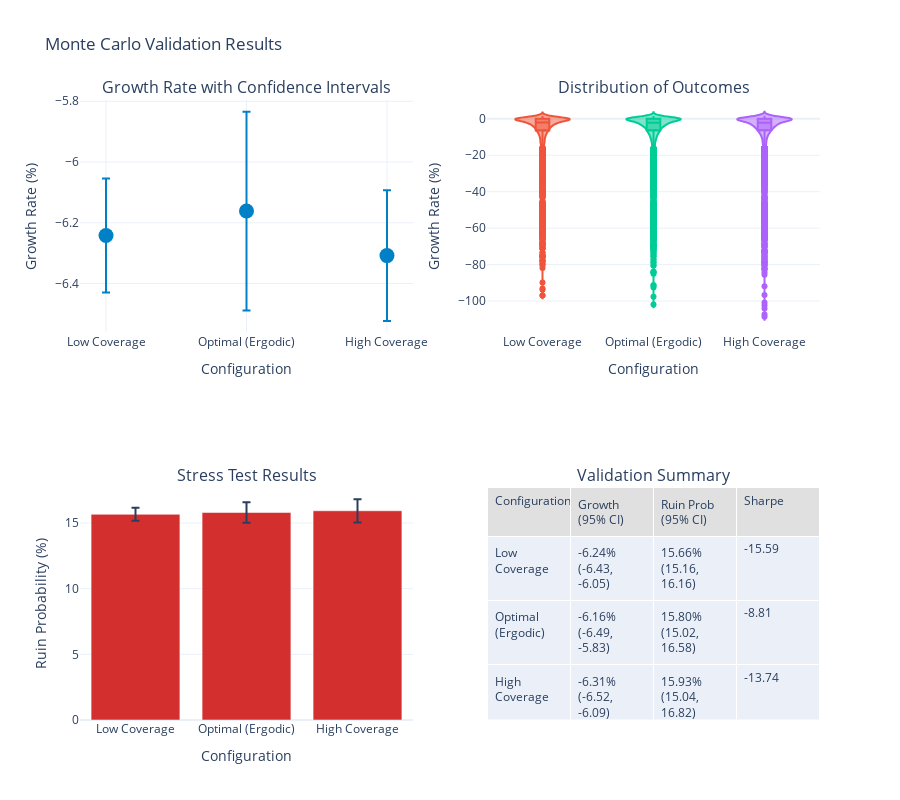

Notebook code cell kept with this figure:
### Markdown cell above
## 3. Monte Carlo Validation

### Code cell
def monte_carlo_validation():
    """Validate optimal solutions with extensive Monte Carlo analysis."""
    
    # Setup base configuration
    manufacturer_config = ManufacturerConfig(
        initial_assets=10_000_000,
        asset_turnover_ratio=0.5,
        operating_margin=0.08,
        tax_rate=0.25,
        retention_ratio=0.8
    )
    
    loss_generator = ManufacturingLossGenerator(
        attritional_params={'base_frequency': 5.0, 'severity_mean': 50_000, 'severity_cv': 0.8},
        large_params={'base_frequency': 0.5, 'severity_mean': 2_000_000, 'severity_cv': 1.2},
        catastrophic_params={'base_frequency': 0.02, 'severity_xm': 10_000_000, 'severity_alpha': 2.5},
        seed=None  # Random seed for validation
    )
    
    # Test multiple insurance configurations
    configurations = [
        {
            'name': 'Low Coverage',
            'layers': [
                EnhancedInsuranceLayer(0, 2_000_000, 0.020),
                EnhancedInsuranceLayer(2_000_000, 8_000_000, 0.010)
            ]
        },
        {
            'name': 'Optimal (Ergodic)',
            'layers': [
                EnhancedInsuranceLayer(0, 3_000_000, 0.025),
                EnhancedInsuranceLayer(3_000_000, 12_000_000, 0.012),
                EnhancedInsuranceLayer(15_000_000, 20_000_000, 0.006)
            ]
        },
        {
            'name': 'High Coverage',
            'layers': [
                EnhancedInsuranceLayer(0, 5_000_000, 0.030),
                EnhancedInsuranceLayer(5_000_000, 20_000_000, 0.015),
                EnhancedInsuranceLayer(25_000_000, 25_000_000, 0.008)
            ]
        }
    ]
    
    # Run multiple simulations for each configuration
    n_runs = 20
    n_sims_per_run = 500
    
    validation_results = []
    distribution_data = {config['name']: [] for config in configurations}
    
    for config in configurations:
        print(f"\nValidating {config['name']} configuration...")
        insurance_program = InsuranceProgram(config['layers'])
        
        growth_rates = []
        ruin_probs = []
        final_assets = []
        
        for run in range(n_runs):
            manufacturer = WidgetManufacturer(manufacturer_config)
            
            sim_config = SimulationConfig(
                n_simulations=n_sims_per_run,
                n_years=10,
                seed=None  # Random seed
            )
            
            engine = MonteCarloEngine(
                loss_generator=loss_generator,
                insurance_program=insurance_program,
                manufacturer=manufacturer,
                config=sim_config
            )
            
            results = engine.run()
            
            growth_rates.append(np.mean(results.growth_rates))
            ruin_probs.append(results.ruin_probability)
            final_assets.extend(results.final_assets)
            distribution_data[config['name']].extend(results.growth_rates)
        
        # Calculate confidence intervals
        growth_mean = np.mean(growth_rates)
        growth_std = np.std(growth_rates)
        growth_ci = stats.t.interval(0.95, len(growth_rates)-1, 
                                     loc=growth_mean, 
                                     scale=growth_std/np.sqrt(len(growth_rates)))
        
        ruin_mean = np.mean(ruin_probs)
        ruin_std = np.std(ruin_probs)
        ruin_ci = stats.t.interval(0.95, len(ruin_probs)-1,
                                   loc=ruin_mean,
                                   scale=ruin_std/np.sqrt(len(ruin_probs)))
        
        validation_results.append({
            'configuration': config['name'],
            'annual_premium': insurance_program.calculate_annual_premium(),
            'mean_growth': growth_mean,
            'growth_ci_lower': growth_ci[0],
            'growth_ci_upper': growth_ci[1],
            'mean_ruin_prob': ruin_mean,
            'ruin_ci_lower': max(0, ruin_ci[0]),
            'ruin_ci_upper': min(1, ruin_ci[1]),
            'sharpe_ratio': growth_mean / growth_std if growth_std > 0 else 0
        })
    
    validation_df = pd.DataFrame(validation_results)
    
    # Create visualization
    fig = make_subplots(
        rows=2, cols=2,
        subplot_titles=(
            'Growth Rate with Confidence Intervals',
            'Distribution of Outcomes',
            'Stress Test Results',
            'Validation Summary'
        ),
        specs=[
            [{'type': 'scatter'}, {'type': 'violin'}],
            [{'type': 'bar'}, {'type': 'table'}]
        ]
    )
    
    # Growth rate with confidence intervals
    fig.add_trace(
        go.Scatter(
            x=validation_df['configuration'],
            y=validation_df['mean_growth'] * 100,
            error_y=dict(
                type='data',
                symmetric=False,
                array=(validation_df['growth_ci_upper'] - validation_df['mean_growth']) * 100,
                arrayminus=(validation_df['mean_growth'] - validation_df['growth_ci_lower']) * 100
            ),
            mode='markers',
            marker=dict(size=15, color=WSJ_COLORS['blue']),
            name='Mean with 95% CI'
        ),
        row=1, col=1
    )
    
    # Distribution of outcomes (violin plots)
    for config_name, growth_data in distribution_data.items():
        fig.add_trace(
            go.Violin(
                y=np.array(growth_data) * 100,
                name=config_name,
                box_visible=True,
                meanline_visible=True
            ),
            row=1, col=2
        )
    
    # Stress test results
    fig.add_trace(
        go.Bar(
            x=validation_df['configuration'],
            y=validation_df['mean_ruin_prob'] * 100,
            error_y=dict(
                type='data',
                symmetric=False,
                array=(validation_df['ruin_ci_upper'] - validation_df['mean_ruin_prob']) * 100,
                arrayminus=(validation_df['mean_ruin_prob'] - validation_df['ruin_ci_lower']) * 100
            ),
            marker_color=WSJ_COLORS['red'],
            name='Ruin Probability'
        ),
        row=2, col=1
    )
    
    # Validation summary table
    fig.add_trace(
        go.Table(
            header=dict(
                values=['Configuration', 'Growth (95% CI)', 'Ruin Prob (95% CI)', 'Sharpe'],
                fill_color=WSJ_COLORS['light_gray'],
                align='left'
            ),
            cells=dict(
                values=[
                    validation_df['configuration'],
                    [f"{m*100:.2f}% ({l*100:.2f}, {u*100:.2f})" 
                     for m, l, u in zip(validation_df['mean_growth'], 
                                       validation_df['growth_ci_lower'],
                                       validation_df['growth_ci_upper'])],
                    [f"{m*100:.2f}% ({l*100:.2f}, {u*100:.2f})"
                     for m, l, u in zip(validation_df['mean_ruin_prob'],
                                       validation_df['ruin_ci_lower'],
                                       validation_df['ruin_ci_upper'])],
                    [f"{s:.2f}" for s in validation_df['sharpe_ratio']]
                ],
                align='left'
            )
        ),
        row=2, col=2
    )
    
    # Update layout
    fig.update_layout(
        height=800,
        showlegend=False,
        title_text="Monte Carlo Validation Results",
        template='plotly_white'
    )
    
    fig.update_xaxes(title_text="Configuration", row=1, col=1)
    fig.update_xaxes(title_text="Configuration", row=1, col=2)
    fig.update_xaxes(title_text="Configuration", row=2, col=1)
    
    fig.update_yaxes(title_text="Growth Rate (%)", row=1, col=1)
    fig.update_yaxes(title_text="Growth Rate (%)", row=1, col=2)
    fig.update_yaxes(title_text="Ruin Probability (%)", row=2, col=1)
    
    fig.show()
    
    # Print validation summary
    print("\nMonte Carlo Validation Summary:")
    print("="*70)
    print(f"Number of independent runs: {n_runs}")
    print(f"Simulations per run: {n_sims_per_run}")
    print(f"Total simulations per configuration: {n_runs * n_sims_per_run:,}")
    print("\nResults with 95% Confidence Intervals:")
    print(validation_df[['configuration', 'mean_growth', 'mean_ruin_prob', 'sharpe_ratio']].to_string(index=False))
    
    # Confirm optimal configuration
    optimal_idx = validation_df['mean_growth'].idxmax()
    print(f"\nConfirmed Optimal Configuration: {validation_df.loc[optimal_idx, 'configuration']}")
    print(f"Expected growth rate: {validation_df.loc[optimal_idx, 'mean_growth']*100:.2f}% ± {(validation_df.loc[optimal_idx, 'growth_ci_upper'] - validation_df.loc[optimal_idx, 'growth_ci_lower'])*50:.2f}%")

# Run Monte Carlo validation
monte_carlo_validation()

### Figure 1 — Plotly figure (JSON) as saved in the notebook; plotly's stock layout.template omitted (floating-point values rounded to 4 significant figures; data arrays with more than 128 entries replaced by an {"elided": "..."} marker saying what was removed)
{"data": [{"error_y": {"array": [0.1874, 0.3273, 0.2148], "arrayminus": [0.1874, 0.3273, 0.2148], "symmetric": false, "type": "data"}, "marker": {"color": "#0080C7", "size": 15}, "mode": "markers", "name": "Mean with 95% CI", "type": "scatter", "x": ["Low Coverage", "Optimal (Ergodic)", "High Coverage"], "xaxis": "x", "y": [-6.242, -6.161, -6.308], "yaxis": "y"}, {"box": {"visible": true}, "meanline": {"visible": true}, "name": "Low Coverage", "type": "violin", "xaxis": "x2", "y": {"elided": "10000 float values"}, "yaxis": "y2"}, {"box": {"visible": true}, "meanline": {"visible": true}, "name": "Optimal (Ergodic)", "type": "violin", "xaxis": "x2", "y": {"elided": "10000 float values"}, "yaxis": "y2"}, {"box": {"visible": true}, "meanline": {"visible": true}, "name": "High Coverage", "type": "violin", "xaxis": "x2", "y": {"elided": "10000 float values"}, "yaxis": "y2"}, {"error_y": {"array": [0.498, 0.7843, 0.8871], "arrayminus": [0.498, 0.7843, 0.8871], "symmetric": false, "type": "data"}, "marker": {"color": "#D32F2F"}, "name": "Ruin Probability", "type": "bar", "x": ["Low Coverage", "Optimal (Ergodic)", "High Coverage"], "xaxis": "x3", "y": [15.66, 15.8, 15.93], "yaxis": "y3"}, {"cells": {"align": "left", "values": [["Low Coverage", "Optimal (Ergodic)", "High Coverage"], ["-6.24% (-6.43, -6.05)", "-6.16% (-6.49, -5.83)", "-6.31% (-6.52, -6.09)"], ["15.66% (15.16, 16.16)", "15.80% (15.02, 16.58)", "15.93% (15.04, 16.82)"], ["-15.59", "-8.81", "-13.74"]]}, "domain": {"x": [0.55, 1], "y": [0, 0.375]}, "header": {"align": "left", "fill": {"color": "#E0E0E0"}, "values": ["Configuration", "Growth (95% CI)", "Ruin Prob (95% CI)", "Sharpe"]}, "type": "table"}], "layout": {"annotations": [{"font": {"size": 16}, "showarrow": false, "text": "Growth Rate with Confidence Intervals", "x": 0.225, "xanchor": "center", "xref": "paper", "y": 1, "yanchor": "bottom", "yref": "paper"}, {"font": {"size": 16}, "showarrow": false, "text": "Distribution of Outcomes", "x": 0.775, "xanchor": "center", "xref": "paper", "y": 1, "yanchor": "bottom", "yref": "paper"}, {"font": {"size": 16}, "showarrow": false, "text": "Stress Test Results", "x": 0.225, "xanchor": "center", "xref": "paper", "y": 0.375, "yanchor": "bottom", "yref": "paper"}, {"font": {"size": 16}, "showarrow": false, "text": "Validation Summary", "x": 0.775, "xanchor": "center", "xref": "paper", "y": 0.375, "yanchor": "bottom", "yref": "paper"}], "height": 800, "showlegend": false, "title": {"text": "Monte Carlo Validation Results"}, "xaxis": {"anchor": "y", "domain": [0, 0.45], "title": {"text": "Configuration"}}, "xaxis2": {"anchor": "y2", "domain": [0.55, 1], "title": {"text": "Configuration"}}, "xaxis3": {"anchor": "y3", "domain": [0, 0.45], "title": {"text": "Configuration"}}, "yaxis": {"anchor": "x", "domain": [0.625, 1], "title": {"text": "Growth Rate (%)"}}, "yaxis2": {"anchor": "x2", "domain": [0.625, 1], "title": {"text": "Growth Rate (%)"}}, "yaxis3": {"anchor": "x3", "domain": [0, 0.375], "title": {"text": "Ruin Probability (%)"}}}}
